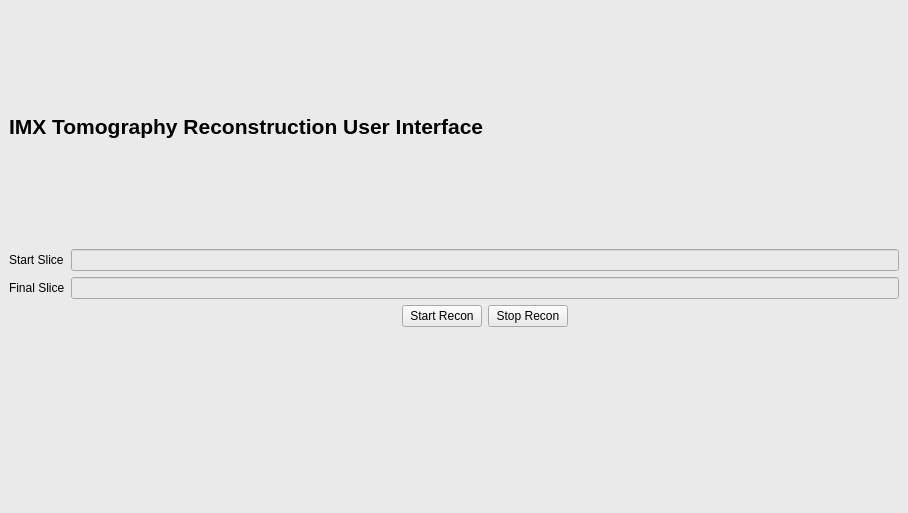
<?xml version="1.0" encoding="UTF-8"?>
<ui version="4.0">
 <class>IMXReconGUI</class>
 <widget class="QMainWindow" name="IMXReconGUI">
  <property name="geometry">
   <rect>
    <x>0</x>
    <y>0</y>
    <width>908</width>
    <height>513</height>
   </rect>
  </property>
  <property name="windowTitle">
   <string>IMX Recon GUI</string>
  </property>
  <property name="windowIcon">
   <iconset resource="ReconGUIResource.qrc">
    <normaloff>:/MainWindowIcon/Images/LNLS_logo_mini.jpg</normaloff>:/MainWindowIcon/Images/LNLS_logo_mini.jpg</iconset>
  </property>
  <property name="styleSheet">
   <string notr="true">background-color:rgb(234, 234, 234)</string>
  </property>
  <widget class="QWidget" name="centralwidget">
   <layout class="QGridLayout" name="gridLayout">
    <item row="1" column="0" colspan="2">
     <layout class="QFormLayout" name="formLayout">
      <item row="0" column="0">
       <widget class="QLabel" name="label_3">
        <property name="text">
         <string>Start Slice</string>
        </property>
       </widget>
      </item>
      <item row="0" column="1">
       <widget class="QLineEdit" name="lineEdit"/>
      </item>
      <item row="1" column="0">
       <widget class="QLabel" name="label_4">
        <property name="text">
         <string>Final Slice</string>
        </property>
       </widget>
      </item>
      <item row="1" column="1">
       <widget class="QLineEdit" name="lineEdit_2"/>
      </item>
      <item row="2" column="1">
       <layout class="QHBoxLayout" name="horizontalLayout">
        <item>
         <spacer name="horizontalSpacer">
          <property name="orientation">
           <enum>Qt::Horizontal</enum>
          </property>
          <property name="sizeHint" stdset="0">
           <size>
            <width>40</width>
            <height>20</height>
           </size>
          </property>
         </spacer>
        </item>
        <item>
         <widget class="QPushButton" name="pushButton">
          <property name="text">
           <string>Start Recon</string>
          </property>
         </widget>
        </item>
        <item>
         <widget class="QPushButton" name="pushButton_2">
          <property name="text">
           <string>Stop Recon</string>
          </property>
         </widget>
        </item>
        <item>
         <spacer name="horizontalSpacer_2">
          <property name="orientation">
           <enum>Qt::Horizontal</enum>
          </property>
          <property name="sizeHint" stdset="0">
           <size>
            <width>40</width>
            <height>20</height>
           </size>
          </property>
         </spacer>
        </item>
       </layout>
      </item>
     </layout>
    </item>
    <item row="0" column="0" colspan="2">
     <layout class="QHBoxLayout" name="horizontalLayout_2">
      <item>
       <widget class="QLabel" name="label_2">
        <property name="font">
         <font>
          <family>Liberation Sans</family>
          <pointsize>16</pointsize>
          <weight>75</weight>
          <bold>true</bold>
         </font>
        </property>
        <property name="autoFillBackground">
         <bool>true</bool>
        </property>
        <property name="text">
         <string>IMX Tomography Reconstruction User Interface</string>
        </property>
       </widget>
      </item>
      <item>
       <widget class="QLabel" name="label">
        <property name="layoutDirection">
         <enum>Qt::RightToLeft</enum>
        </property>
        <property name="text">
         <string/>
        </property>
        <property name="pixmap">
         <pixmap resource="ReconGUIResource.qrc">:/MainWindowIcon/Images/LNLS_logo_mini.jpg</pixmap>
        </property>
       </widget>
      </item>
     </layout>
    </item>
   </layout>
  </widget>
  <widget class="QMenuBar" name="menubar">
   <property name="geometry">
    <rect>
     <x>0</x>
     <y>0</y>
     <width>908</width>
     <height>27</height>
    </rect>
   </property>
  </widget>
  <widget class="QStatusBar" name="statusbar"/>
 </widget>
 <resources>
  <include location="ReconGUIResource.qrc"/>
 </resources>
 <connections/>
</ui>
